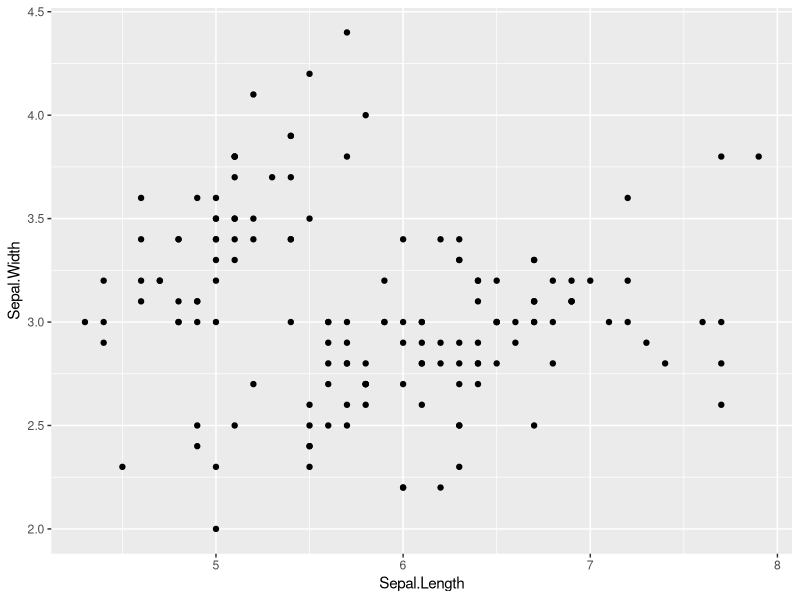
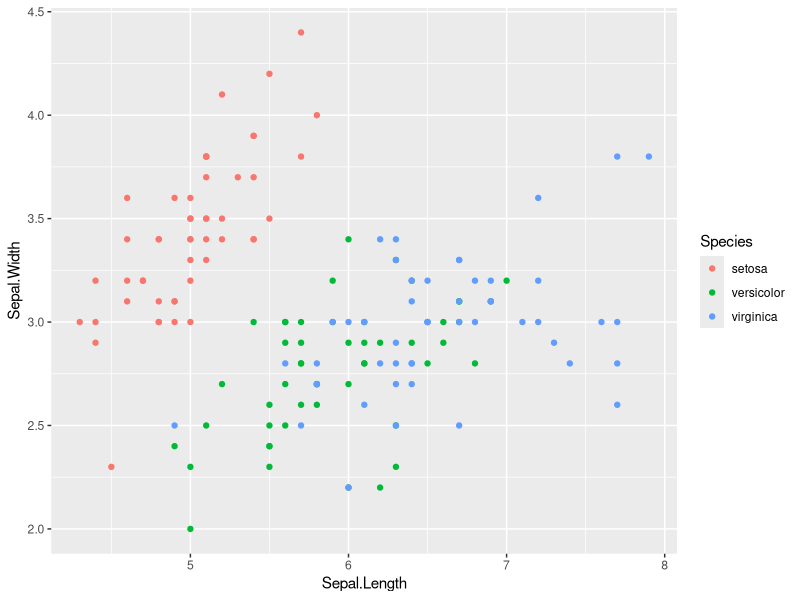
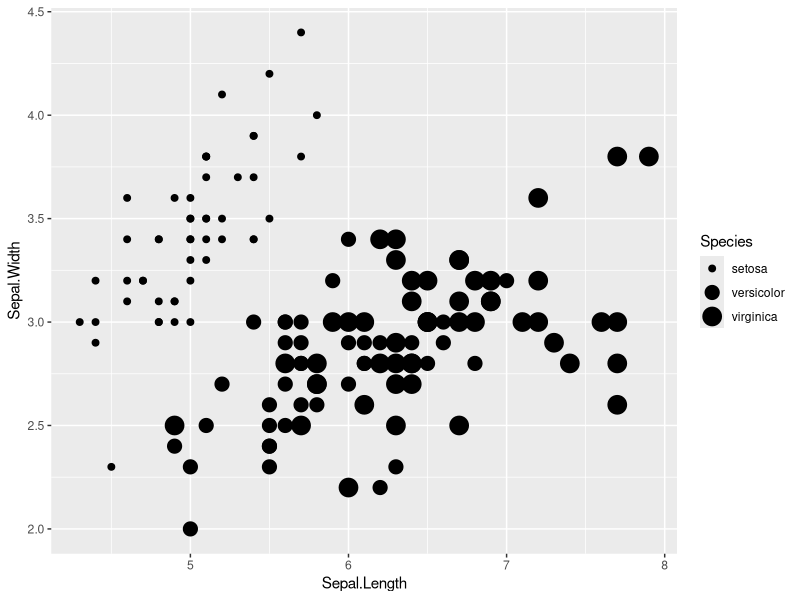
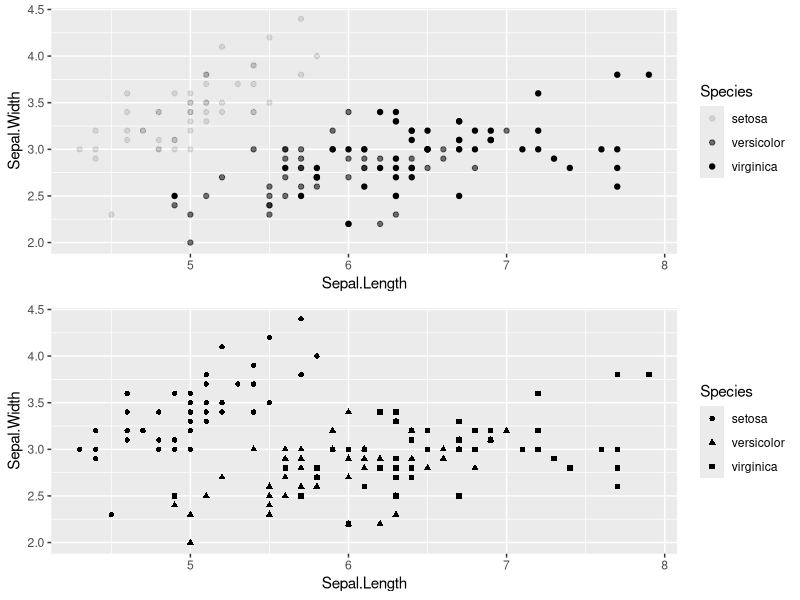
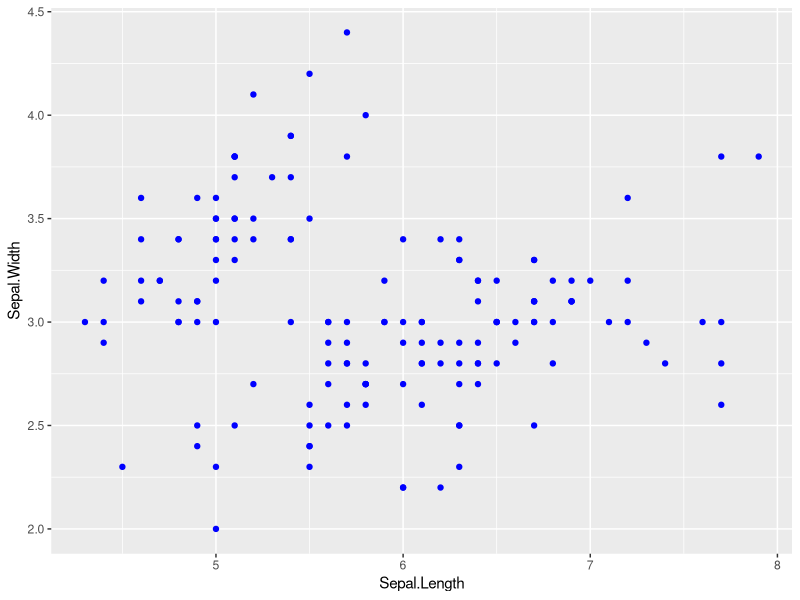
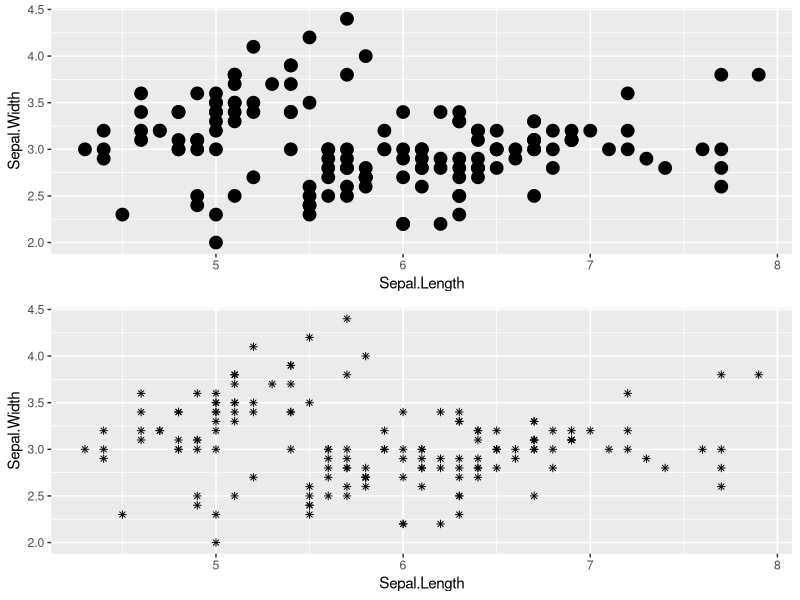
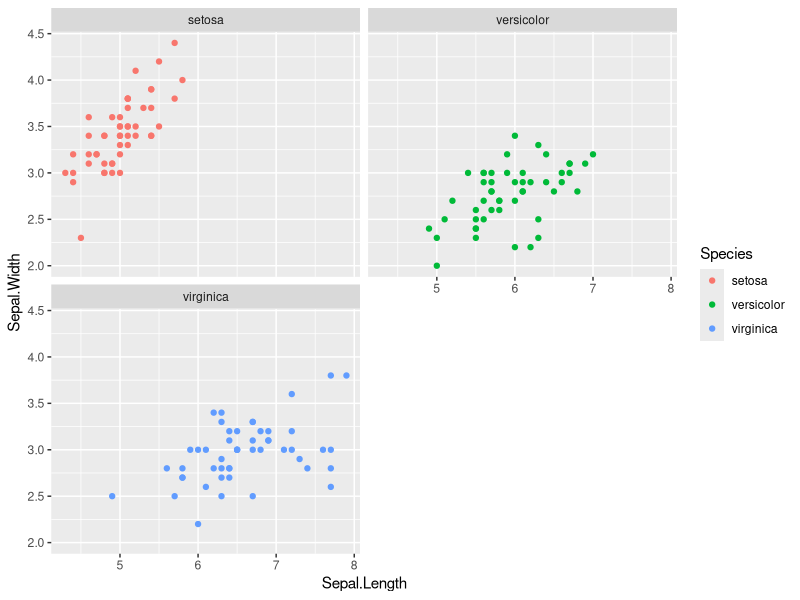
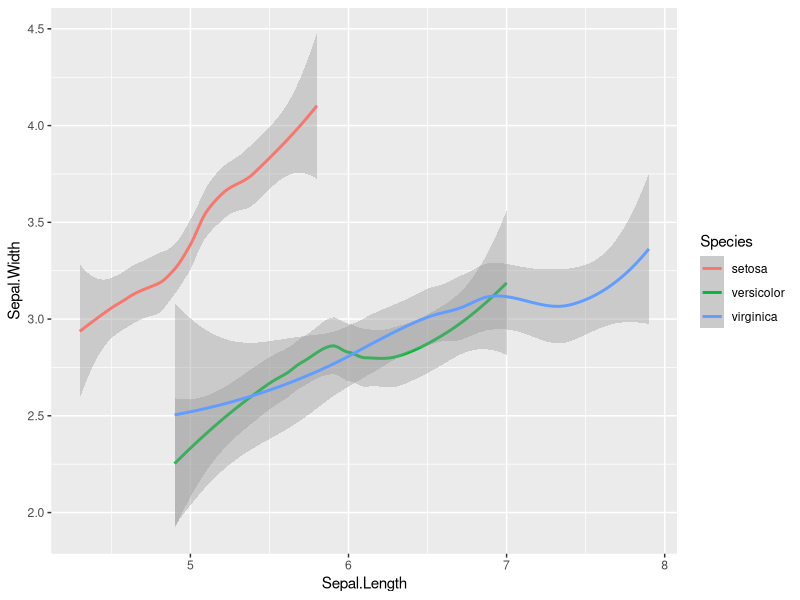

Write the R code that produced these figures, in order.
## ---- chunk 1
library(ggplot2)
data("iris")

ggplot(data = iris) +  # create co-ord system i.e. empty graph
  geom_point(mapping = aes(x = Sepal.Length, y = Sepal.Width)) # layer of points
## ---- chunk 2
ggplot(data = iris) +
  geom_point(mapping =aes(x = Sepal.Length, y = Sepal.Width, color = Species))
## ---- chunk 3
ggplot(data = iris) +
  geom_point(mapping =aes(x = Sepal.Length, y = Sepal.Width, size = Species))
## ---- chunk 4
library(gridExtra)
g1 <- ggplot(data = iris) +
          geom_point(mapping =aes(x = Sepal.Length, y = Sepal.Width, alpha = Species))
g2 <- ggplot(data = iris) +
          geom_point(mapping =aes(x = Sepal.Length, y = Sepal.Width, shape = Species))

grid.arrange(g1, g2, nrow = 2)
## ---- chunk 5
ggplot(data = iris) +
  geom_point(mapping =aes(x = Sepal.Length, y = Sepal.Width), color = "blue")
## ---- chunk 6
# set size in mm
g3 <- ggplot(data = iris) +
          geom_point(mapping = aes(x = Sepal.Length, y = Sepal.Width), size = 4)
g4 <- ggplot(data = iris) +
          geom_point(mapping = aes(x = Sepal.Length, y = Sepal.Width), shape = 8)

grid.arrange(g3, g4, nrow = 2)
## ---- chunk 7
ggplot(data = iris) +
  geom_point(mapping =aes(x = Sepal.Length, y = Sepal.Width, color = Species)) +
  facet_wrap(~ Species, nrow = 2) # second layer
## ---- chunk 8
ggplot(data = iris) +
  geom_smooth(mapping =aes(x = Sepal.Length, y = Sepal.Width, color = Species)) 
## ---- chunk 9
ggplot(data = iris) +
  geom_smooth(mapping =aes(x = Sepal.Length, y = Sepal.Width, linetype = Species)) +
  geom_point(mapping =aes(x = Sepal.Length, y = Sepal.Width, colour = Species))
## ---- chunk 10
ggplot(data = iris) +
  geom_smooth(mapping =aes(x = Sepal.Length, y = Sepal.Width, group = Species))
## ---- chunk 11
# global mapping
ggplot(data = iris, mapping =aes(x = Sepal.Length, y = Sepal.Width)) +
  geom_smooth(mapping = aes(linetype = Species)) +
  geom_point(mapping = aes(colour = Species))
## ---- chunk 12
# local mappings
ggplot(data = iris) +
  geom_smooth(mapping =aes(x = Petal.Length, y = Petal.Width, linetype = Species)) +
  geom_point(mapping =aes(x = Sepal.Length, y = Sepal.Width, colour = Species))
## ---- chunk 13
# define data subsets
iris_setosa = iris[iris$Species == "setosa",]
iris_versicolor = iris[iris$Species == "versicolor",]


# local mappings
ggplot() +
  geom_smooth(data = iris_setosa , mapping =aes(x = Petal.Length, y = Petal.Width, linetype = Species)) +
  geom_point(data = iris_versicolor, mapping =aes(x = Petal.Length, y = Petal.Width, colour = Species))
